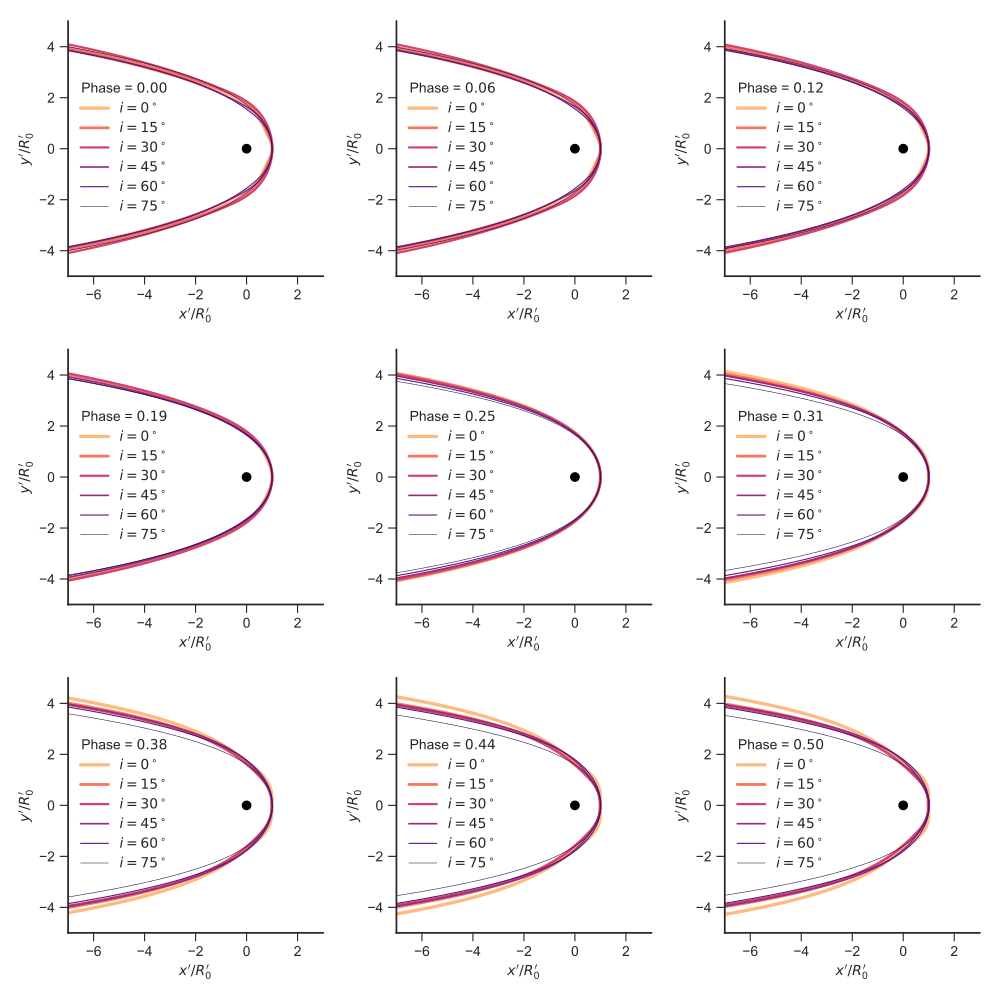

This chart was generated by the following Python code:
import sys
import numpy as np
from matplotlib import pyplot as plt
import seaborn as sns
import bow_projection as bp
import standing_wave

try:
    amplitude = float(sys.argv[1])
    wavenumber = float(sys.argv[2])
except:
    sys.exit(f"Usage: {sys.argv[0]} AMPLITUDE WAVENUMBER")


figfile = sys.argv[0].replace(
    '.py', f'-A{int(100*amplitude):03d}-N{int(10*wavenumber):02d}.pdf')

sns.set_style('ticks')
fig, axes = plt.subplots(3, 3, figsize=(10, 10))

inclinations = [0, 15, 30, 45, 60, 75]
linewidths = [2.4, 2.0, 1.6, 1.2, 0.8, 0.4]
colors = sns.color_palette(palette="magma_r", n_colors=len(inclinations))


shape = standing_wave.StandingWave(
    bp.wilkinoid_R_theta, amplitude=amplitude, wavenumber=wavenumber)

phases = np.linspace(0.0, 0.5, len(axes.flat))
for phase, ax in zip(phases, axes.flat):
    shape.phase = phase
    label = f"Phase = ${phase:.2f}$"
    th_inf = bp.theta_infinity(shape)
    for inc_dg, color, lw in zip(inclinations, colors, linewidths):
        inc = np.radians(inc_dg)
        th0, th90 = bp.theta_0_90(inc, shape)
        th = np.linspace(th0, th_inf, 301)
        xp, yp = bp.xyprime_t(th, inc, shape)
        m = np.isfinite(xp) & np.isfinite(yp)
        if m.sum() == 0:
            # Case of no tangent line at all at this inclination
            continue
        xxp = np.concatenate((xp[m][::-1], xp[m]))
        yyp = np.concatenate((-yp[m][::-1], yp[m]))
        radii = bp.characteristic_radii_projected(inc, shape)
        R0p = radii['R_0 prime']
        ax.plot(xxp/R0p, yyp/R0p,
                label=fr"$i = {inc_dg:d}^\circ$",
                color=color, lw=lw)

    ax.plot([0], [0], 'o', color='k')

    ax.legend(title=label, ncol=1, loc="center left")
    ax.set(
        xlabel=r"$x' / R_0'$",
        ylabel=r"$y' / R_0'$",
        xlim=[-7, 3],
        ylim=[-5, 5],
    )
    ax.set_aspect('equal', adjustable='box')

sns.despine()
fig.tight_layout()
fig.savefig(figfile)
print(figfile, end='')
